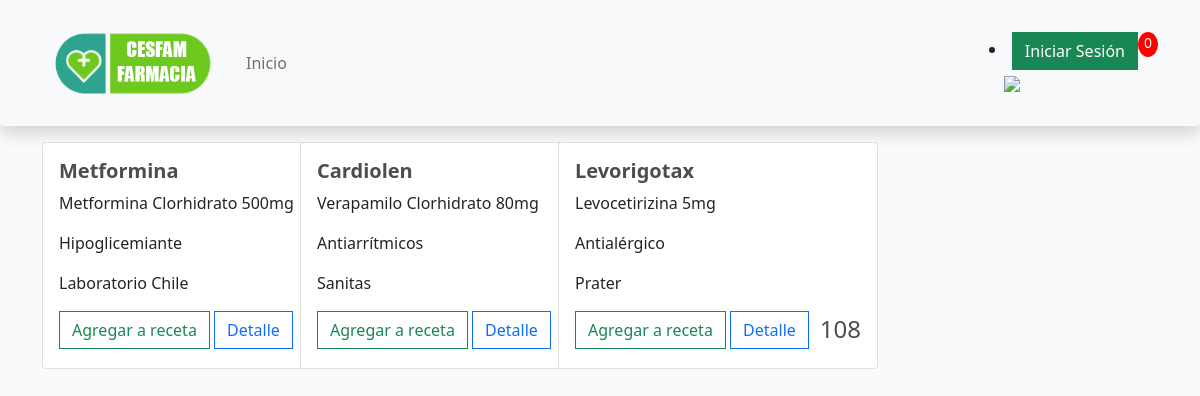
/receta/, run on an earlier commit of the app's database.
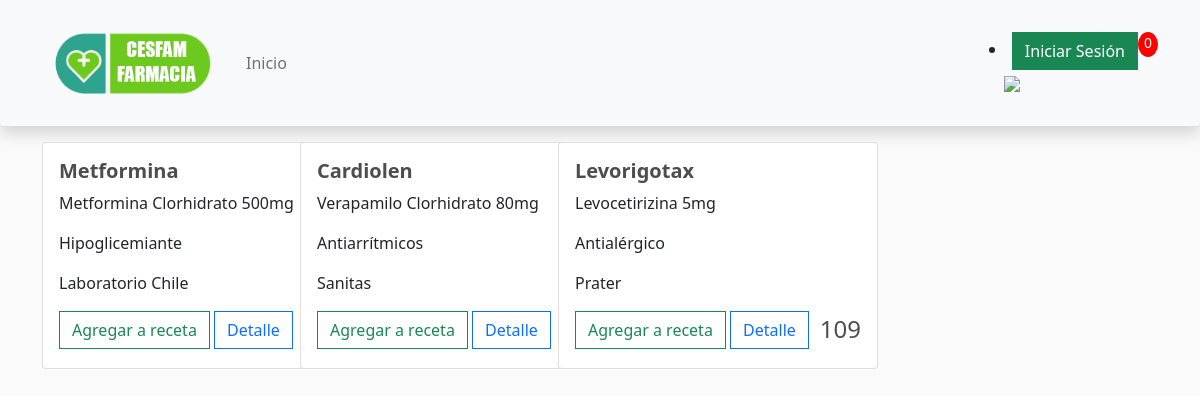
And on a later commit of the database.
### reserva/models.py (models this page shows, shortened)
class Medicamento(models.Model): #esta tabla guarda la información relacionada al medicamento
    codigo = models.AutoField(primary_key=True, verbose_name="Código del Medicamento") #codigo asignado de acuerdo a control interno, es clave primaria
    nombreMed = models.CharField(max_length=25, verbose_name="Nombre del Medicamento") #es el nombre comercial del medicamento
    principio = models.CharField(max_length=40, verbose_name="Principio Activo") #el principio activo del medicamento
    categoria = models.ForeignKey(Categoria, on_delete=models.RESTRICT, default=0)
    laboratorio = models.ForeignKey(Laboratorio, on_delete=models.RESTRICT) #laboratorio que lo fabrica, se obtiene de la tabla Laboratorio
    formato = models.ForeignKey(Formato, on_delete=models.RESTRICT) #el formato de venta del medicamento, se obtiene de la tabla Formato
    stock = models.IntegerField(verbose_name="Stock del Medicamento") #la cantidad que hay en existencias del medicamento
    vencimiento = models.DateField(verbose_name="Fecha de Vencimiento") #la fecha de vencimiento indicada por el fabricante

class Categoria(models.Model):
    idCategoria = models.AutoField(primary_key=True, verbose_name="ID de la Categoría (uso interno)")
    nombreCat = models.CharField(max_length=40, verbose_name="Nombre de la Categoría")
    descripcion = models.CharField(max_length=200, verbose_name="Descripción de la Categoría")
    def __str__(self):
        return self.nombreCat

class Laboratorio(models.Model): #tabla que contiene los laboratorios fabricantes de medicamentos
    idLab = models.AutoField(primary_key=True, verbose_name="Id del laboratorio (uso interno)") #id del laboratorio, es un autoincremental clave primaria que se utiliza en la tabla medicamento
    nombreLab = models.CharField(max_length=25, verbose_name="Nombre del Laboratorio") #nombre del laboratorio, para detalle
    def __str__(self):
        return self.nombreLab

### reserva/views.py (the view)
# urls.py: path('receta/', receta, name="receta"),
def receta(request):
    meds = Medicamento.objects.all()
    context = {'meds':meds}
    return render(request, 'reserva/receta.html', context)

### reserva/context_processor.py (called while the page is built, shortened)
def guardar_receta(request):
    return{"ca"}

### reserva/templates/reserva/receta.html
{% extends 'reserva/base.html' %}
{% load static %}
{% block content %}
<body>
  <div class="d-flex container">
    <div class="row">
      {% for med in meds %}
        <div class="col-sm-3 mt-3">
          <div class="card" style="width: 20rem;">
            <div class="card-body">
              <h5 class="card-title "><strong>{{med.nombreMed}}</strong></h5>
              <p class="card-text">{{med.principio}}</p>
              <p class="card-text">{{med.categoria}}</p>
              <p class="card-text">{{med.laboratorio}}</p>
              <button type="button" class="btn btn-outline-success">Agregar a receta</button>
              <a href="#" type="button" class="btn btn-outline-primary">Detalle</a>
              <h4 class="pt-1" style="display: inline-block; float: right;">{{med.stock}}</h4>
            </div>
          </div>
        </div>
        {% endfor %}
    </div>
  </div>
</body>
{% endblock %}

What changed in the data, as far as the page shows it:
changed Medicamento "Levorigotax": stock "108" → "109"
